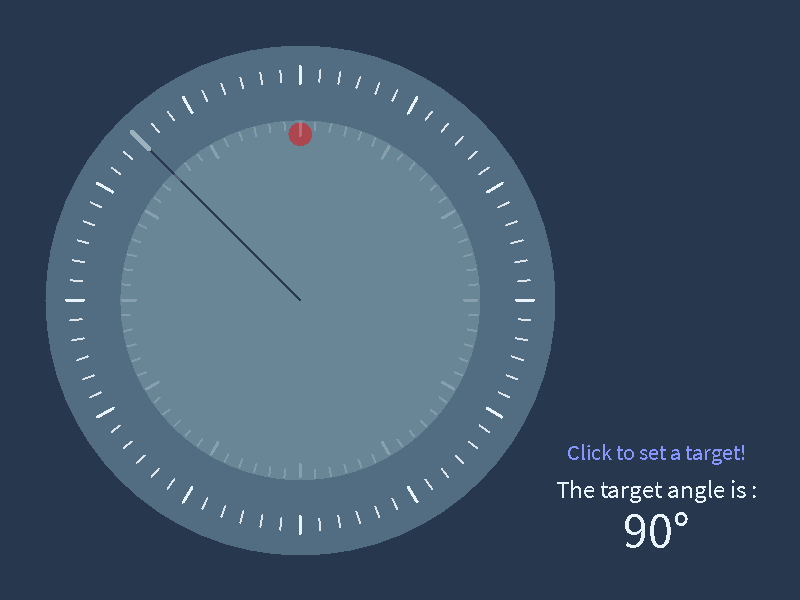
Frame 1 (no input)
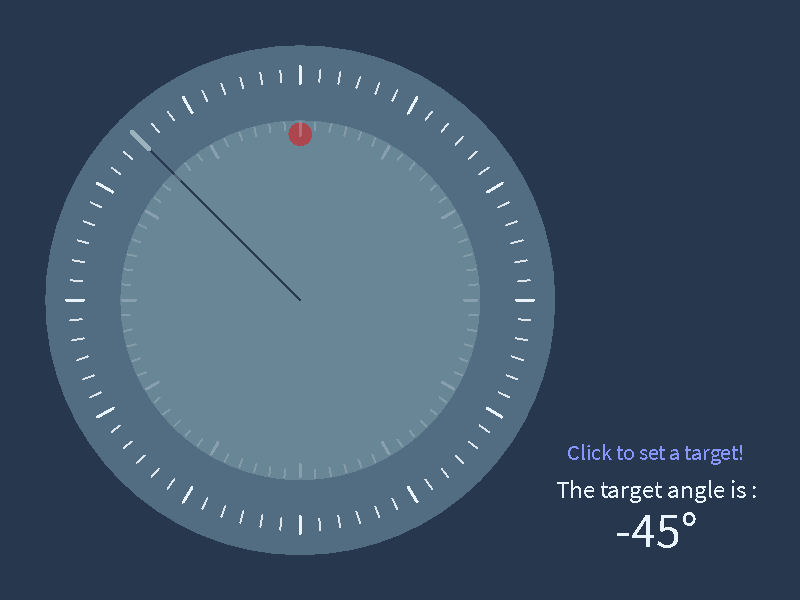
Frame 60 (the mouse pressed at the canvas centre just before this capture)
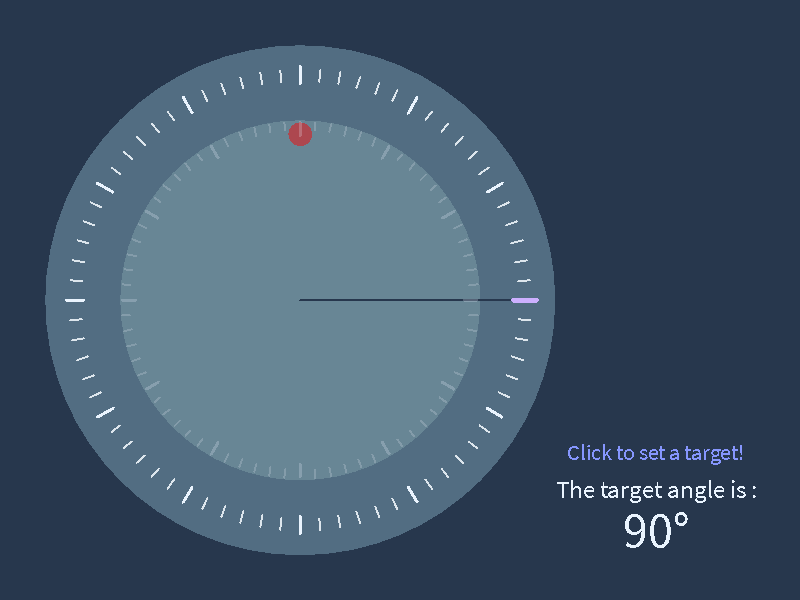
Frame 120 (the mouse held since frame 60 and released just before this capture)

The Processing sketch that drew these frames (run headless with seeded random() and noise(); from frame 60 on, the mouse is pressed at the canvas centre):

// Processing sketch: project_visualization
// ── project_visualization.pde
/**
 * GUI for Haptic Orientation Display
 */

/* Initialize the variables here - start */

final float WINDOW_WIDTH = 800;
final float WINDOW_HEIGHT = 600;
final float OUTER_RADIUS = WINDOW_HEIGHT / 2 * 0.85;
final float INNER_RADIUS = WINDOW_HEIGHT / 2 * 0.60;
final float TICK_RADIUS = WINDOW_HEIGHT / 2 * 0.75;
final float USER_RADIUS = WINDOW_HEIGHT / 50;
final float OUTER_TICK_LENGTH = WINDOW_HEIGHT / 100;
final float INNER_TICK_LENGTH = WINDOW_HEIGHT / 120;
final float CENTER_X = OUTER_RADIUS + (WINDOW_HEIGHT / 2 - OUTER_RADIUS);
final float CENTER_Y = WINDOW_HEIGHT / 2;

float angle_target;
float angle_mouse;
float angle_user_inv = PI / 2;
boolean angle_is_set = false;

/* Initialize the variables here - end */

void drawAngledLine(float angle, float start_radius, float end_radius) {
  final float x_start = CENTER_X + cos(angle) * start_radius;
  final float x_end = CENTER_X + cos(angle) * end_radius;
  final float y_start = CENTER_Y + sin(angle) * start_radius;
  final float y_end = CENTER_Y + sin(angle) * end_radius;
  line(x_start, y_start, x_end, y_end);
}


void drawHint() {
  textSize(22);
  fill(134, 150, 254);
  textAlign(CENTER, BOTTOM);
  if (!angle_is_set) text("Click to set a target!\n", 0.82 * width, 0.82 * height); 
  else text("Press s to remove target!\n", 0.82 * width, 0.82 * height);
}

void drawBackground() {
  // draw outer circle
  fill(82, 109, 130);
  noStroke();
  circle(CENTER_X, CENTER_Y, OUTER_RADIUS * 2);
  
  // draw inner circle
  fill(174, 218, 211, 60);
  noStroke();
  circle(CENTER_X, CENTER_Y, INNER_RADIUS * 2);
  
  // draw outer ticks
  for (int a = 0; a < 360; a+=5) {
    stroke(221, 230, 237);
    strokeWeight(2);
    float tick_l = OUTER_TICK_LENGTH;
    if (a % 30 == 0) {
      stroke(234, 244, 254);
      strokeWeight(3);
      tick_l += 3;
    }
    drawAngledLine(radians(a), TICK_RADIUS - tick_l, TICK_RADIUS + tick_l);
  }
}

void drawText() {
  final float angle = angle_is_set ? angle_target : angle_mouse;
  textSize(25);
  fill(234, 244, 254);
  textAlign(CENTER, BOTTOM);
  text("The target angle is :" + "\n", 0.82 * width, 0.89 * height); 
  String def_a_str;
  textSize(50);
  def_a_str = str(round(degrees(angle) + 90)) + "\u00b0";
  if (round(degrees(angle) + 90) > 180 && round(degrees(angle) + 90) <= 270) {
    def_a_str = str(round(degrees(angle) - 270)) + "\u00b0";
  }
  text(def_a_str, 0.82 * width, 0.93 * height); 
}

void drawAndUpdateMouse() {
  // compute angle from mouse position
  angle_mouse = atan2(mouseY - CENTER_Y, mouseX -CENTER_X);
  
  // draw compass line
  strokeWeight(2);
  stroke(39, 55, 77);
  drawAngledLine(angle_mouse, 0, TICK_RADIUS);
  
  // draw compass tip
  strokeWeight(5);
  if (mousePressed) {
    stroke(205, 176, 255);
  } else {
    stroke(157, 178, 191);
  }
  drawAngledLine(angle_mouse, TICK_RADIUS - 12, TICK_RADIUS + 12);
}

void drawUser() {
  // draw the user circle
  float x_user = CENTER_X + cos(-angle_user_inv) * 0.92 * INNER_RADIUS;
  float y_user = CENTER_Y + sin(-angle_user_inv) * 0.92 * INNER_RADIUS;
  fill(250, 0, 0, 120);
  noStroke();
  circle(x_user, y_user, USER_RADIUS * 2);
  
  // draw inner ticks that align with user circle
  for (float a = 0; a < 360; a+=5) {
    stroke(221, 230, 237, 60);
    strokeWeight(2);
    float tick_l = INNER_TICK_LENGTH;
    if (a % 30 == 0) {
      stroke(234, 244, 254, 60);
      strokeWeight(3);
      tick_l += 3;
    }
    drawAngledLine(radians(a) - angle_user_inv, INNER_RADIUS - 2 * tick_l, INNER_RADIUS - 0.3 * tick_l);
  }
}

void drawTarget() {
  stroke(205, 176, 255);
  strokeWeight(8);
  drawAngledLine(angle_target, TICK_RADIUS - 12, TICK_RADIUS + 12);
}

void setup() {
  size(800, 600);
  noSmooth();
  fill(126);
}

void draw() {
  background(39, 55, 77);
  
  /* outer circle - define the orientation  -- start */
  
  // hint message
  drawHint();
  drawText();
  
  // draw background
  drawBackground();
  
  // draw mouse follower and update angle of mouse
  drawAndUpdateMouse();
  
  // draw target angle highlight
  if (angle_is_set) {
    drawTarget();
  }
  
  // draw user
  drawUser();
} //<>//

void mouseReleased() {
  angle_target = angle_mouse;
  angle_is_set = true;
}

void keyPressed() {
  if (key == CODED) {
    if (keyCode == RIGHT) {
      angle_user_inv -= radians(1);
    } else if (keyCode == LEFT) {
      angle_user_inv += radians(1);
    } 
  } else if (key == 's') {
    angle_is_set = false;
  }
}
